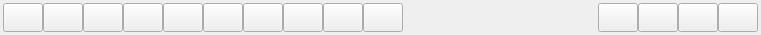
<?xml version="1.0" encoding="UTF-8"?>
<ui version="4.0">
 <class>frmVideoPanelTool</class>
 <widget class="QWidget" name="frmVideoPanelTool">
  <property name="geometry">
   <rect>
    <x>0</x>
    <y>0</y>
    <width>761</width>
    <height>35</height>
   </rect>
  </property>
  <property name="sizePolicy">
   <sizepolicy hsizetype="Preferred" vsizetype="Fixed">
    <horstretch>0</horstretch>
    <verstretch>0</verstretch>
   </sizepolicy>
  </property>
  <property name="windowTitle">
   <string>Form</string>
  </property>
  <layout class="QHBoxLayout" name="horizontalLayout">
   <property name="spacing">
    <number>0</number>
   </property>
   <property name="leftMargin">
    <number>3</number>
   </property>
   <property name="topMargin">
    <number>3</number>
   </property>
   <property name="rightMargin">
    <number>3</number>
   </property>
   <property name="bottomMargin">
    <number>3</number>
   </property>
   <item>
    <widget class="QPushButton" name="btnChannel1">
     <property name="sizePolicy">
      <sizepolicy hsizetype="Minimum" vsizetype="Expanding">
       <horstretch>0</horstretch>
       <verstretch>0</verstretch>
      </sizepolicy>
     </property>
     <property name="minimumSize">
      <size>
       <width>30</width>
       <height>0</height>
      </size>
     </property>
     <property name="text">
      <string/>
     </property>
    </widget>
   </item>
   <item>
    <widget class="QPushButton" name="btnChannel4">
     <property name="sizePolicy">
      <sizepolicy hsizetype="Minimum" vsizetype="Expanding">
       <horstretch>0</horstretch>
       <verstretch>0</verstretch>
      </sizepolicy>
     </property>
     <property name="minimumSize">
      <size>
       <width>30</width>
       <height>0</height>
      </size>
     </property>
     <property name="text">
      <string/>
     </property>
    </widget>
   </item>
   <item>
    <widget class="QPushButton" name="btnChannel6">
     <property name="sizePolicy">
      <sizepolicy hsizetype="Minimum" vsizetype="Expanding">
       <horstretch>0</horstretch>
       <verstretch>0</verstretch>
      </sizepolicy>
     </property>
     <property name="minimumSize">
      <size>
       <width>30</width>
       <height>0</height>
      </size>
     </property>
     <property name="text">
      <string/>
     </property>
    </widget>
   </item>
   <item>
    <widget class="QPushButton" name="btnChannel8">
     <property name="sizePolicy">
      <sizepolicy hsizetype="Minimum" vsizetype="Expanding">
       <horstretch>0</horstretch>
       <verstretch>0</verstretch>
      </sizepolicy>
     </property>
     <property name="minimumSize">
      <size>
       <width>30</width>
       <height>0</height>
      </size>
     </property>
     <property name="text">
      <string/>
     </property>
    </widget>
   </item>
   <item>
    <widget class="QPushButton" name="btnChannel9">
     <property name="sizePolicy">
      <sizepolicy hsizetype="Minimum" vsizetype="Expanding">
       <horstretch>0</horstretch>
       <verstretch>0</verstretch>
      </sizepolicy>
     </property>
     <property name="minimumSize">
      <size>
       <width>30</width>
       <height>0</height>
      </size>
     </property>
     <property name="text">
      <string/>
     </property>
    </widget>
   </item>
   <item>
    <widget class="QPushButton" name="btnChannel13">
     <property name="sizePolicy">
      <sizepolicy hsizetype="Minimum" vsizetype="Expanding">
       <horstretch>0</horstretch>
       <verstretch>0</verstretch>
      </sizepolicy>
     </property>
     <property name="minimumSize">
      <size>
       <width>30</width>
       <height>0</height>
      </size>
     </property>
     <property name="text">
      <string/>
     </property>
    </widget>
   </item>
   <item>
    <widget class="QPushButton" name="btnChannel16">
     <property name="sizePolicy">
      <sizepolicy hsizetype="Minimum" vsizetype="Expanding">
       <horstretch>0</horstretch>
       <verstretch>0</verstretch>
      </sizepolicy>
     </property>
     <property name="minimumSize">
      <size>
       <width>30</width>
       <height>0</height>
      </size>
     </property>
     <property name="text">
      <string/>
     </property>
    </widget>
   </item>
   <item>
    <widget class="QPushButton" name="btnChannel25">
     <property name="sizePolicy">
      <sizepolicy hsizetype="Minimum" vsizetype="Expanding">
       <horstretch>0</horstretch>
       <verstretch>0</verstretch>
      </sizepolicy>
     </property>
     <property name="minimumSize">
      <size>
       <width>30</width>
       <height>0</height>
      </size>
     </property>
     <property name="text">
      <string/>
     </property>
    </widget>
   </item>
   <item>
    <widget class="QPushButton" name="btnChannel36">
     <property name="sizePolicy">
      <sizepolicy hsizetype="Minimum" vsizetype="Expanding">
       <horstretch>0</horstretch>
       <verstretch>0</verstretch>
      </sizepolicy>
     </property>
     <property name="minimumSize">
      <size>
       <width>30</width>
       <height>0</height>
      </size>
     </property>
     <property name="text">
      <string/>
     </property>
    </widget>
   </item>
   <item>
    <widget class="QPushButton" name="btnChannel64">
     <property name="sizePolicy">
      <sizepolicy hsizetype="Minimum" vsizetype="Expanding">
       <horstretch>0</horstretch>
       <verstretch>0</verstretch>
      </sizepolicy>
     </property>
     <property name="minimumSize">
      <size>
       <width>30</width>
       <height>0</height>
      </size>
     </property>
     <property name="text">
      <string/>
     </property>
    </widget>
   </item>
   <item>
    <spacer name="horizontalSpacer">
     <property name="orientation">
      <enum>Qt::Horizontal</enum>
     </property>
     <property name="sizeType">
      <enum>QSizePolicy::Expanding</enum>
     </property>
     <property name="sizeHint" stdset="0">
      <size>
       <width>0</width>
       <height>0</height>
      </size>
     </property>
    </spacer>
   </item>
   <item>
    <widget class="QPushButton" name="btnSnap">
     <property name="sizePolicy">
      <sizepolicy hsizetype="Minimum" vsizetype="Expanding">
       <horstretch>0</horstretch>
       <verstretch>0</verstretch>
      </sizepolicy>
     </property>
     <property name="minimumSize">
      <size>
       <width>30</width>
       <height>0</height>
      </size>
     </property>
     <property name="text">
      <string/>
     </property>
    </widget>
   </item>
   <item>
    <widget class="QPushButton" name="btnSound">
     <property name="sizePolicy">
      <sizepolicy hsizetype="Minimum" vsizetype="Expanding">
       <horstretch>0</horstretch>
       <verstretch>0</verstretch>
      </sizepolicy>
     </property>
     <property name="minimumSize">
      <size>
       <width>30</width>
       <height>0</height>
      </size>
     </property>
     <property name="text">
      <string/>
     </property>
    </widget>
   </item>
   <item>
    <widget class="QPushButton" name="btnAlarm">
     <property name="sizePolicy">
      <sizepolicy hsizetype="Minimum" vsizetype="Expanding">
       <horstretch>0</horstretch>
       <verstretch>0</verstretch>
      </sizepolicy>
     </property>
     <property name="minimumSize">
      <size>
       <width>30</width>
       <height>0</height>
      </size>
     </property>
     <property name="text">
      <string/>
     </property>
    </widget>
   </item>
   <item>
    <widget class="QPushButton" name="btnFull">
     <property name="sizePolicy">
      <sizepolicy hsizetype="Minimum" vsizetype="Expanding">
       <horstretch>0</horstretch>
       <verstretch>0</verstretch>
      </sizepolicy>
     </property>
     <property name="minimumSize">
      <size>
       <width>30</width>
       <height>0</height>
      </size>
     </property>
     <property name="text">
      <string/>
     </property>
    </widget>
   </item>
  </layout>
 </widget>
 <tabstops>
  <tabstop>btnChannel1</tabstop>
  <tabstop>btnChannel4</tabstop>
  <tabstop>btnChannel6</tabstop>
  <tabstop>btnChannel8</tabstop>
  <tabstop>btnChannel9</tabstop>
  <tabstop>btnChannel13</tabstop>
  <tabstop>btnChannel16</tabstop>
  <tabstop>btnChannel25</tabstop>
  <tabstop>btnChannel36</tabstop>
  <tabstop>btnChannel64</tabstop>
  <tabstop>btnSnap</tabstop>
  <tabstop>btnSound</tabstop>
  <tabstop>btnAlarm</tabstop>
  <tabstop>btnFull</tabstop>
 </tabstops>
 <resources/>
 <connections/>
</ui>
